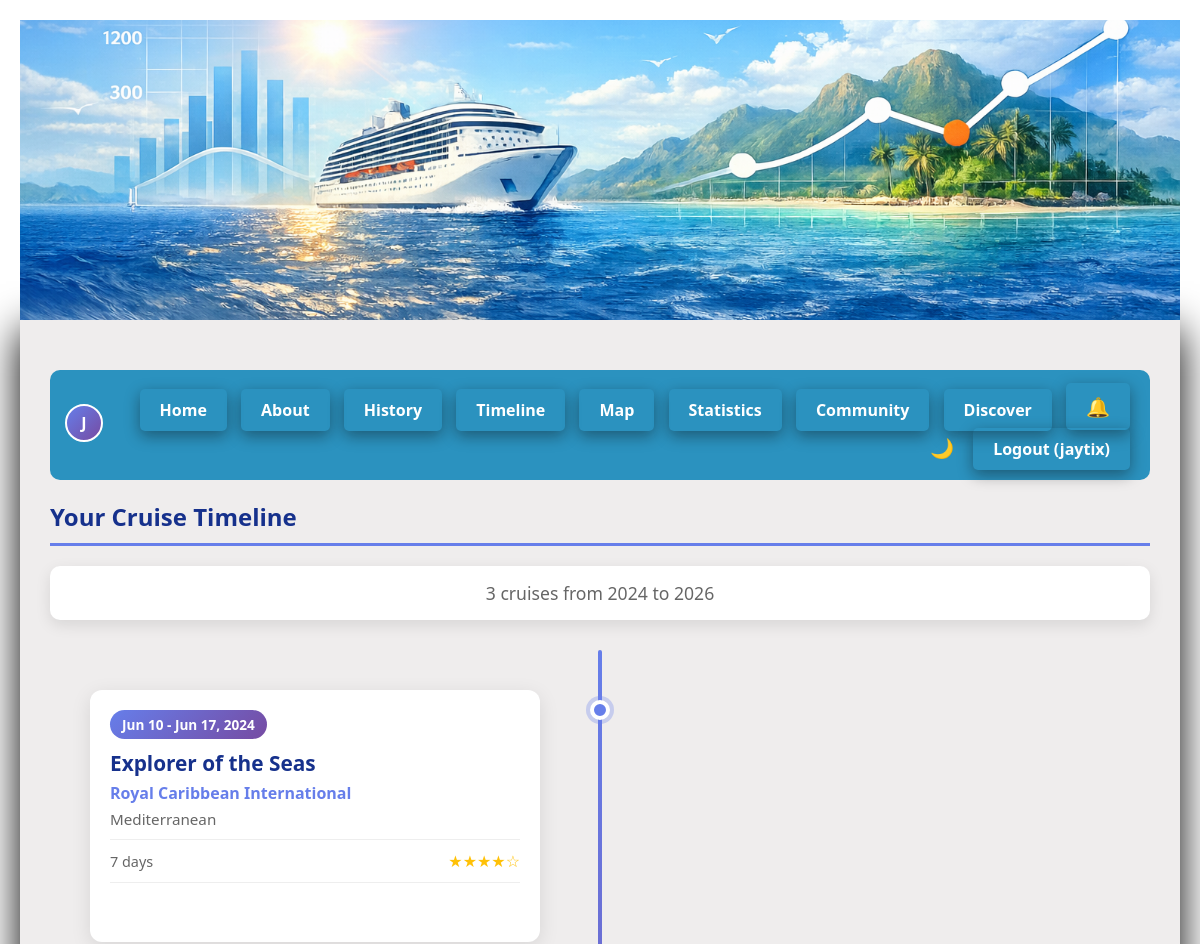
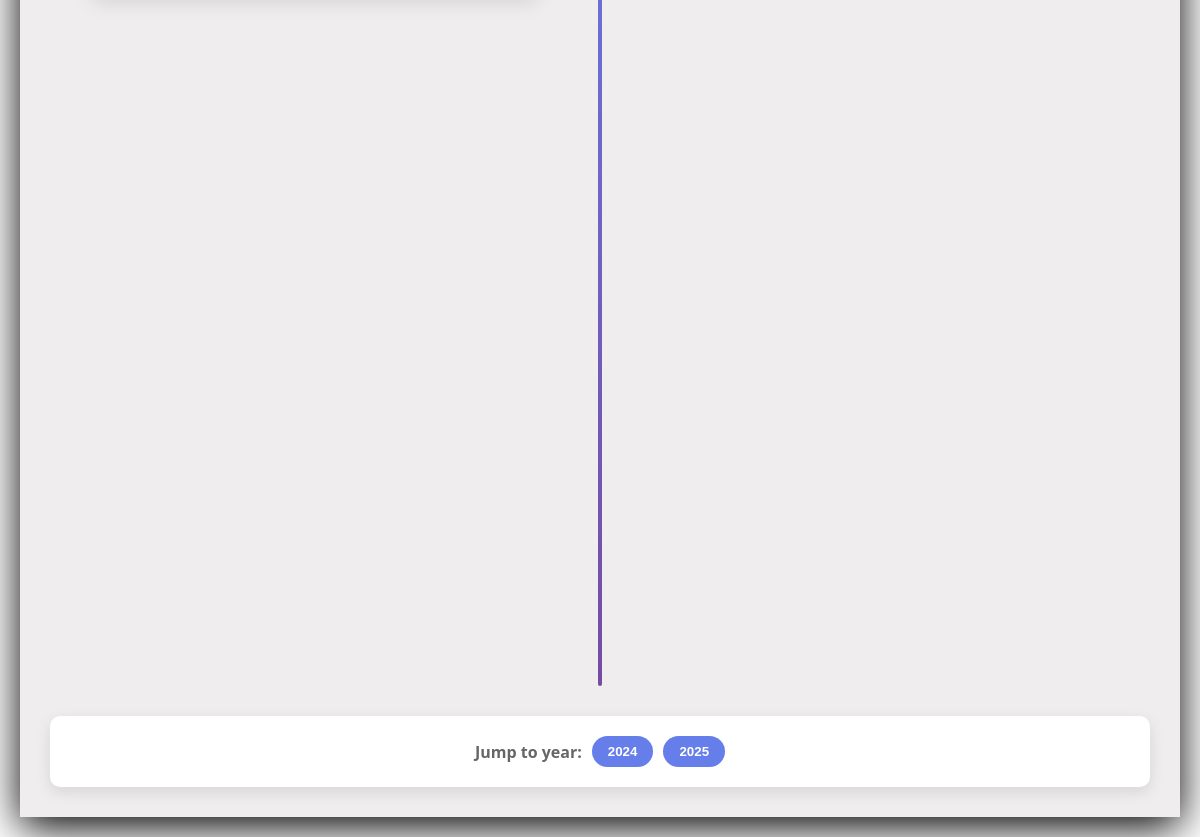
Page /timeline (signed in) on the committed database (2 pictures, top to bottom).
### app.py (models this page shows, shortened)
class UserPreference(db.Model):
    id = db.Column(db.Integer, primary_key=True)
    user_id = db.Column(db.Integer, db.ForeignKey('user.id'), nullable=False, unique=True)
    dark_mode = db.Column(db.Boolean, default=False)
    yearly_budget = db.Column(db.Float, nullable=True)
    default_view = db.Column(db.String(20), default='table')
    user = db.relationship('User', backref=db.backref('preferences', uselist=False))

class User(UserMixin, db.Model):
    id = db.Column(db.Integer, primary_key=True)
    username = db.Column(db.String(80), unique=True, nullable=False)
    email = db.Column(db.String(120), unique=True, nullable=False)
    password_hash = db.Column(db.String(200), nullable=False)
    cruises = db.relationship('CruiseHistory', backref='user', lazy=True)

class CruiseHistory(db.Model):
    cruiseid = db.Column(db.Integer, primary_key=True)
    begindate = db.Column(db.Date, nullable=False)
    enddate = db.Column(db.Date, nullable=False)
    cruiseline_id = db.Column(db.Integer, db.ForeignKey('cruise_line.id'), nullable=False)
    ship_id = db.Column(db.Integer, db.ForeignKey('ship.id'), nullable=False)
    region_id = db.Column(db.Integer, db.ForeignKey('region.id'), nullable=False)
    user_id = db.Column(db.Integer, db.ForeignKey('user.id'), nullable=False)
    cabin_number = db.Column(db.String(20), nullable=True)
    cabin_type = db.Column(db.String(30), nullable=True)  # interior, oceanview, balcony, suite, etc.
    deck = db.Column(db.String(50), nullable=True)
    cost = db.Column(db.Float, nullable=True)
    notes = db.Column(db.Text, nullable=True)
    rating = db.Column(db.Integer, nullable=True)
    cruiseline = db.relationship('CruiseLine', backref='cruises')
    ship = db.relationship('Ship', backref='cruises')
    region = db.relationship('Region', backref='cruises')

class Ship(db.Model):
    id = db.Column(db.Integer, primary_key=True)
    name = db.Column(db.String(100), nullable=False)
    cruiseline_id = db.Column(db.Integer, db.ForeignKey('cruise_line.id'), nullable=False)

class CruiseLine(db.Model):
    id = db.Column(db.Integer, primary_key=True)
    name = db.Column(db.String(100), unique=True, nullable=False)
    ships = db.relationship('Ship', backref='cruiseline', lazy=True)

class Region(db.Model):
    id = db.Column(db.Integer, primary_key=True)
    name = db.Column(db.String(100), unique=True, nullable=False)

### app.py (the view)
@app.route('/timeline')
@login_required
def timeline():
    cruises = CruiseHistory.query.filter_by(user_id=current_user.id)\
        .order_by(CruiseHistory.begindate.asc()).all()
    timeline_data = []
    for cruise in cruises:
        duration = (cruise.enddate - cruise.begindate).days
        cover_photo = None
        if cruise.photos:
            cover = next((p for p in cruise.photos if p.is_cover), None)
            if cover:
                cover_photo = cover.filename
            elif cruise.photos:
                cover_photo = cruise.photos[0].filename
        timeline_data.append({
            'id': cruise.cruiseid,
            'ship': cruise.ship.name,
            'cruiseline': cruise.cruiseline.name,
            'region': cruise.region.name,
            'begindate': cruise.begindate.isoformat(),
            'enddate': cruise.enddate.isoformat(),
            'begin_display': cruise.begindate.strftime('%b %d, %Y'),
            'end_display': cruise.enddate.strftime('%b %d, %Y'),
            'duration': duration,
            'rating': cruise.rating,
            'cost': cruise.cost,
            'cover_photo': cover_photo
        })
    return render_template('timeline.html', cruises=cruises, timeline_data=timeline_data)

### app.py (called while the page is built)
@login_manager.user_loader
def load_user(user_id):
    return User.query.get(int(user_id))

### templates/timeline.html (shortened to what this page needs)
{% extends "base.html" %}
{% block content %}
    <h2>Your Cruise Timeline</h2>
    {% if cruises %}
        <div class="timeline-stats">
            <p>{{ cruises|length }} cruises from {{ cruises[0].begindate.strftime('%Y') }} to {{ cruises[-1].enddate.strftime('%Y') }}</p>
        </div>
        <div class="timeline-container">
            <div class="timeline-line"></div>
            {% for cruise in cruises %}
            <div class="timeline-item {{ 'left' if loop.index % 2 == 1 else 'right' }}">
                <div class="timeline-dot"></div>
                <div class="timeline-card clickable-card"
                     data-year="{{ cruise.begindate.year }}"
                     data-cruise-id="{{ cruise.cruiseid }}"
                     data-begin-date="{{ cruise.begindate }}"
                     data-end-date="{{ cruise.enddate }}"
                     data-cruiseline-name="{{ cruise.cruiseline.name }}"
                     data-ship-name="{{ cruise.ship.name }}"
                     data-region-name="{{ cruise.region.name }}"
                     data-cabin-number="{{ cruise.cabin_number or 'Not specified' }}"
                     data-deck="{{ cruise.deck or 'Not specified' }}"
                     data-cost="{{ cruise.cost or 'Not specified' }}"
                     data-rating="{{ cruise.rating or 'Not rated' }}"
                     data-notes="{{ cruise.notes or 'No notes' }}">
                    <div class="timeline-card-content">
                        <span class="timeline-date">{{ cruise.begindate.strftime('%b %d') }} - {{ cruise.enddate.strftime('%b %d, %Y') }}</span>
                        <h4 class="timeline-ship">{{ cruise.ship.name }}</h4>
                        <p class="timeline-cruiseline">{{ cruise.cruiseline.name }}</p>
                        <p class="timeline-region">{{ cruise.region.name }}</p>
                        <div class="timeline-details">
                            <span class="timeline-duration">{{ (cruise.enddate - cruise.begindate).days }} days</span>
                            {% if cruise.rating %}
                            <span class="timeline-rating">{{ '★' * cruise.rating }}{{ '☆' * (5 - cruise.rating) }}</span>
                            {% endif %}
                        </div>
                        <div class="timeline-card-actions">
                        </div>
                    </div>
                </div>
            </div>
            {% endfor %}
        </div>
        <div class="timeline-year-nav">
            <span>Jump to year:</span>
            {% set years = cruises|map(attribute='begindate')|map(attribute='year')|list|unique|list %}
            {% for year in years %}
            <button class="year-btn" data-year="{{ year }}">{{ year }}</button>
            {% endfor %}
        </div>
    {% else %}
        <div class="no-data-message">
            <p>No cruises yet. Start adding cruises to see your timeline!</p>
            <a href="{{ url_for('history') }}" class="btn-primary">Add Your First Cruise</a>
        </div>
    {% endif %}
{% endblock %}

### templates/base.html (shortened to what this page needs)
<!DOCTYPE html>
<html>
<head>
    <link rel="stylesheet" href="https://unpkg.com/leaflet@1.9.4/dist/leaflet.css" />
    <link rel="stylesheet" href="{{ url_for('static', filename='css/style.css') }}?v=2">
    {% if request.endpoint != "home" and request.endpoint != "social.profile" %}
        <img src="{{url_for('static', filename='images/banner.png') }}" class="smallbanner" alt="Histacruise Banner" style="display: block; margin-left: auto; margin-right: auto;" >
    {% endif %}
</head>
<body class="{{ 'dark-mode' if current_user.is_authenticated and current_user.preferences and current_user.preferences.dark_mode else '' }}">
    <div class="container">
        <nav>
            {% if current_user.is_authenticated %}
            <a href="{{ url_for('social.profile', username=current_user.username) }}" class="nav-profile-link" title="My Profile">
            </a>
            {% endif %}
            <div class="nav-links">
                <a href="/">Home</a>
                <a href="/about">About</a>
                {% if current_user.is_authenticated %}
                    <a href="/history">History</a>
                    <a href="{{ url_for('timeline') }}">Timeline</a>
                    <a href="{{ url_for('cruise_map') }}">Map</a>
                    <a href="{{ url_for('statistics') }}">Statistics</a>
                    <a href="{{ url_for('social.feed') }}">Community</a>
                    <a href="{{ url_for('social.discover') }}">Discover</a>
                    <a href="{{ url_for('social.notifications') }}" class="nav-notification-link" id="navNotifLink" title="Notifications">
                        &#128276;<span class="notif-badge" id="notifBadge" style="display:none;">0</span>
                    </a>
                    <button id="darkModeToggle" class="dark-mode-btn" title="Toggle Dark Mode">{{ '🌙' if not (current_user.preferences and current_user.preferences.dark_mode) else '☀️' }}</button>
                    <a href="{{ url_for('logout') }}">Logout ({{ current_user.username }})</a>
                {% else %}
                    <a href="{{ url_for('login') }}">Login</a>
                    <a href="{{ url_for('register') }}">Register</a>
                {% endif %}
            </div>
        </nav>
        {% block content %}
        {% endblock %}
    </div>
</body>
</html>

### rows in the picture
UserPreference: dark_mode "🌙"
User: username "jaytix"
CruiseHistory: begindate "2024", begindate "Jun 10", enddate "Jun 17, 2024", ship.name "Explorer of the Seas", cruiseline.name "Royal Caribbean International", region.name "Mediterranean", (cruise.enddate-cruise.begindate).days "7", rating "★★★★", rating "☆"
CruiseHistory: enddate "2026"

### other values in the picture
{{ cruises|length }} "3"
{{ year }} "2024" "2025"
